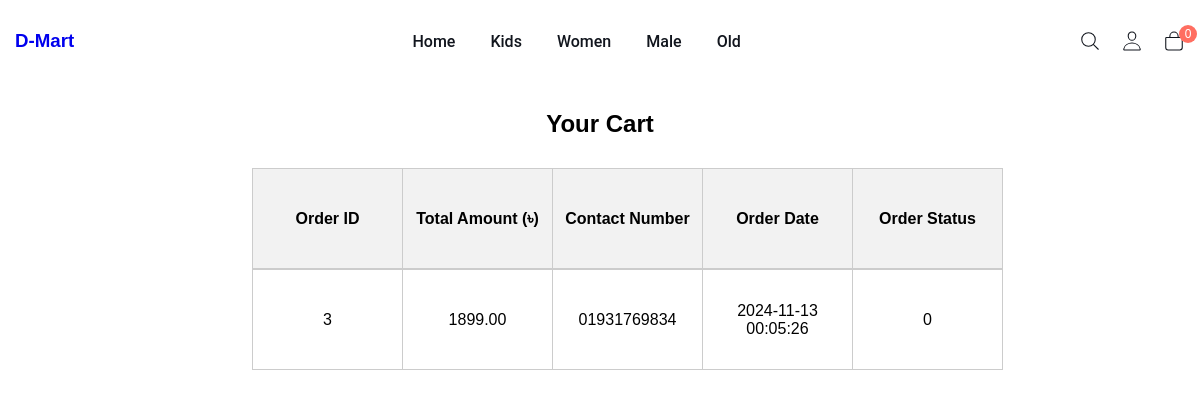
The app's page /frontend/order_status.php (signed in) with its own data.
### tables this page shows
CREATE TABLE `categories` (
  `id` int(11) NOT NULL,
  `name` varchar(250) NOT NULL,
  `status` tinyint(1) NOT NULL DEFAULT 1
);

CREATE TABLE `orders` (
  `id` int(11) NOT NULL,
  `user_id` int(11) NOT NULL,
  `name` varchar(100) NOT NULL,
  `email` varchar(100) NOT NULL,
  `contact_number` varchar(50) NOT NULL,
  `address` varchar(250) NOT NULL,
  `total_amount` decimal(10,2) NOT NULL,
  `order_status` int(11) NOT NULL DEFAULT 0,
  `order_date_time` datetime NOT NULL DEFAULT current_timestamp(),
  `status` tinyint(1) NOT NULL DEFAULT 1
);

### frontend/order_status.php (the view, shortened to what this page needs)
<?php
    require 'php_files/database_connection.php';
    $categories_sql = "SELECT id, name FROM categories WHERE status = 1";
    $categories = $conn->query($categories_sql);
    $user_id = $_SESSION['id'];
        $orders_sql = "SELECT id, total_amount, contact_number, order_date_time, order_status FROM orders WHERE user_id = ?";
        $stmt = $conn->prepare($orders_sql);
        $stmt->bind_param("i", $user_id);
        $stmt->execute();
        $result = $stmt->get_result();
?>
<!DOCTYPE html>
<html lang="en">
<head>
    <link rel="stylesheet" href="./assets/css/style.css">
</head>
<body id="top">
    <header class="header" data-header>
        <div class="container">
            <a href="./index.php" class="logo">
                <h3>D-Mart</h3>
            </a>
            <nav class="navbar" data-navbar>
                <ul class="navbar-list">
                    <li class="navbar-item"><a href="./index.php" class="navbar-link">Home</a></li>
                    <?php
                        while ($category = $categories->fetch_assoc()) {
                            echo '<li class="navbar-item"><a href="index.php?id='.$category['id'].'" class="navbar-link">' . htmlspecialchars($category['name']) . '</a></li>';
                        }
                    ?>
                </ul>
                <ul class="nav-action-list">
                    <li>
                        <button class="nav-action-btn">
                            <ion-icon name="search-outline" aria-hidden="true"></ion-icon>
                        </button>
                    </li>
                    <li class="nav-action">
                        <a href="javascript:void(0);" class="nav-action-btn">
                            <ion-icon name="person-outline" aria-hidden="true"></ion-icon>
                        </a>
                    </li>
                    <li>
                        <button class="nav-action-btn" onclick="cartDetails()">
                            <ion-icon name="bag-outline" aria-hidden="true"></ion-icon>
                            <data class="nav-action-badge" value="0" aria-hidden="true" id="cart_item">0</data>
                        </button>
                    </li>
                </ul>
            </nav>
        </div>
    </header>
<section class="table_container">
    <h2>Your Cart</h2>
    <table class="cart-table">
        <thead>
            <tr>
                <th>Order ID</th>
                <th>Total Amount (৳)</th>
                <th>Contact Number</th>
                <th>Order Date</th>
                <th>Order Status</th>
            </tr>
        </thead>
        <tbody id="cart_items">
            <?php while ($order = $result->fetch_assoc()) : ?>
                <tr>
                    <td><?php echo htmlspecialchars($order['id']); ?></td>
                    <td><?php echo htmlspecialchars($order['total_amount']); ?></td>
                    <td><?php echo htmlspecialchars($order['contact_number']); ?></td>
                    <td><?php echo htmlspecialchars($order['order_date_time']); ?></td>
                    <td><?php echo htmlspecialchars($order['order_status']); ?></td>
                </tr>
            <?php endwhile; ?>
        </tbody>
    </table>
</section>
</body>
</html>

### frontend/assets/css/style.css (style rules this page uses)
:root { --maximum-blue-green_10: hsla(185, 75%, 45%, 0.1); --rich-black-fogra-29: hsl(217, 28%, 9%); --gray-x-11-gray: hsl(0, 0%, 74%); --oxford-blue_60: hsla(230, 41%, 14%, 0.6); --bittersweet: hsl(5, 100%, 69%); --smoky-black: rgb(7, 6, 1); --gainsboro: hsl(0, 0%, 88%); --black_90: hsla(0, 0%, 0%, 0.9); --cultured: hsl(200, 12%, 95%); --salmon: hsl(5, 100%, 73%); --white: hsl(0, 0%, 100%); --black: hsl(0, 0%, 0%); --onyx: hsl(0, 0%, 27%); --ff-roboto: 'Roboto', sans-serif; --ff-josefin-sans: 'Josefin Sans', sans-serif; --fs-1: 3rem; --fs-2: 2.6rem; --fs-3: 2.2rem; --fs-4: 2rem; --fs-5: 1.8rem; --fs-6: 1.6rem; --fs-7: 1.4rem; --fs-8: 1.2rem; --fw-300: 300; --fw-500: 500; --fw-600: 600; --fw-700: 700; --transition-1: 0.25s ease; --transition-2: 0.5s ease; --cubic-out: cubic-bezier(0.51, 0.03, 0.64, 0.28); --cubic-in: cubic-bezier(0.33, 0.85, 0.56, 1.02); --section-padding: 60px; }
*, *::before, *::after { margin: 0; padding: 0; box-sizing: border-box; }
li { list-style: none; }
a { text-decoration: none; }
a, img, span, table, tbody, button, ion-icon { display: block; }
button, input { font: inherit; background: none; border: none; }
button { cursor: pointer; }
html { font-family: var(--ff-josefin-sans); font-size: 10px; scroll-behavior: smooth; }
body { background: var(--white); font-size: 1.6rem; padding-block-start: 90px; }
.container { padding-inline: 15px; }
.header { background: var(--white); position: fixed; top: 0; left: 0; width: 100%; transition: var(--transition-1); z-index: 4; }
.header .container { display: flex; justify-content: space-between; align-items: center; padding-block: 20px; }
.navbar { background: var(--white); position: fixed; top: 0; left: -280px; width: 100%; max-width: 270px; height: 100%; border-right: 3px solid var(--rich-black-fogra-29); font-family: var(--ff-roboto); overflow-y: auto; overscroll-behavior: contain; z-index: 2; visibility: hidden; transition: 0.25s var(--cubic-out); }
.navbar-list, .nav-action-list { margin: 30px; }
.navbar-list { padding: 20px; border-bottom: 1px solid var(--gainsboro); }
.navbar-link { color: var(--rich-black-fogra-29); padding-block: 10px; transition: var(--transition-1); }
.navbar-item:not(:last-child) { border-bottom: 1px solid var(--gainsboro); }
.nav-action-list > li:first-child { display: none; }
.nav-action-btn { color: var(--rich-black-fogra-29); display: flex; align-items: center; gap: 10px; width: 100%; padding-block: 10px; transition: var(--transition-1); }
.nav-action-btn ion-icon { font-size: 22px; --ionicon-stroke-width: 25px; }
.nav-action-badge { margin-left: auto; font-size: var(--fs-8); background: var(--bittersweet); color: var(--white); width: 18px; height: 18px; display: grid; place-items: center; border-radius: 50%; }
@media (min-width: 575px) { :root { --fs-1: 4rem; } }
@media (min-width: 575px) { .container { max-width: 650px; width: 100%; margin-inline: auto; } }
@media (min-width: 768px) { :root { --fs-2: 3rem; } }
@media (min-width: 768px) { .container { max-width: 720px; } }
@media (min-width: 992px) { :root { --fs-3: 2.4rem; } }
@media (min-width: 992px) { .container { max-width: 970px; } }
@media (min-width: 992px) { .navbar, .navbar-list, .nav-action-list { all: unset; } }
@media (min-width: 992px) { .navbar-item:not(:last-child) { border: none; } }
@media (min-width: 992px) { .navbar-list, .nav-action-list { display: flex; } }
@media (min-width: 992px) { .nav-action-list { gap: 20px; } }
@media (min-width: 992px) { .navbar { display: flex; align-items: center; flex-grow: 1; } }
@media (min-width: 992px) { .navbar-list { margin-inline: auto; gap: 35px; } }
@media (min-width: 992px) { .navbar-link { font-family: var(--ff-roboto); font-weight: var(--fw-500); } }
@media (min-width: 992px) { .nav-action-list > li:first-child { display: block; } }
@media (min-width: 992px) { .nav-action-btn { position: relative; } }
@media (min-width: 992px) { .nav-action-badge { position: absolute; top: 5px; right: -12px; } }
@media (min-width: 1200px) { :root { --fs-1: 5rem; --fs-2: 3.6rem; } }
@media (min-width: 1200px) { .container { max-width: 1280px; } }

### records on screen
categories: name "Kids"
categories: name "Women"
categories: name "Male"
categories: name "Old"
orders: id "3", total_amount "1899.00", contact_number "01931769834", order_date_time "2024-11-13 00:05:26", order_status "0"
